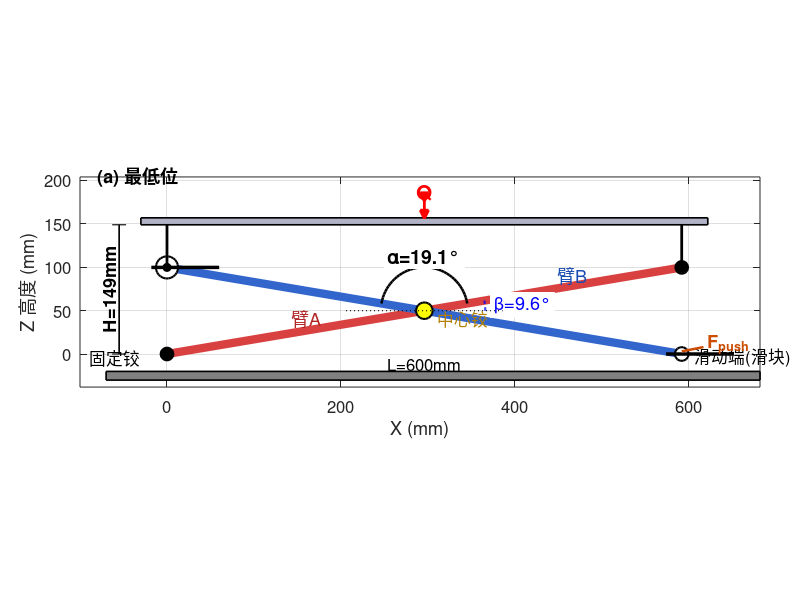
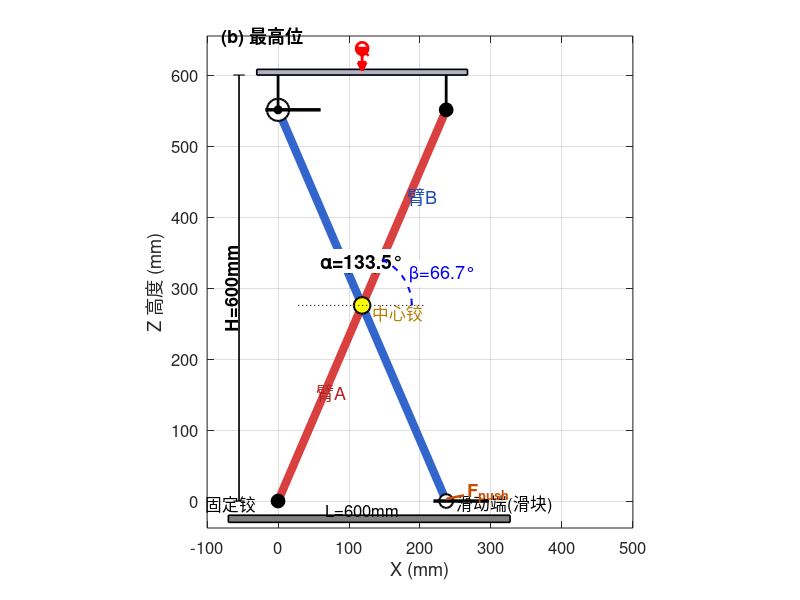

Recreate these plots in MATLAB, in order.
%% 剪叉式垂直升降台 机构运动简图（最低位与最高位分别输出）
clear; clc; close all;

L = 600;
alpha_low  = 19.10;   beta_low  = alpha_low/2;
alpha_high = 133.49;  beta_high = alpha_high/2;
h0 = 49;  % 两端配件固定高度贡献

fig_dir = 'D:/bylw/code/lunwen/QLULatex/QLUThesisLatexTemplate-master/Thesis/static/figures';

for plot_idx = 1:2
    if plot_idx == 1
        beta_deg = beta_low;
        alpha_deg = alpha_low;
        suffix = 'low';
    else
        beta_deg = beta_high;
        alpha_deg = alpha_high;
        suffix = 'high';
    end

    b = deg2rad(beta_deg);
    H_arm = L * sin(b);         % 臂杆上端点高度
    H_plat = H_arm + h0;        % 台面（含配件）高度
    base_y = -20;

    figure('Position', [50, 50, 800, 650], 'Color', 'w');
    hold on;

    % 底座
    fill([-70, L*cos(b)+90, L*cos(b)+90, -70], ...
        [base_y-10, base_y-10, base_y, base_y], ...
        [0.5 0.5 0.5], 'EdgeColor', 'k', 'LineWidth', 1.2);

    % 台面（跨度覆盖两端铰点 + 两侧各留30mm余量）
    plat_margin = 30;
    plat_w = L*cos(b) + 2*plat_margin;
    plat_cx = L/2 * cos(b);
    fill(plat_cx + [-plat_w/2, plat_w/2, plat_w/2, -plat_w/2], ...
        H_plat + [0, 0, 8, 8], [0.7 0.7 0.78], ...
        'EdgeColor', 'k', 'LineWidth', 1.2);

    % 臂 A: 左下→右上 (红色)
    plot([0, L*cos(b)], [0, L*sin(b)], '-', 'Color', [0.85 0.25 0.25], 'LineWidth', 6);
    % 臂 B: 右下→左上 (蓝色)
    plot([L*cos(b), 0], [0, L*sin(b)], '-', 'Color', [0.2 0.4 0.8], 'LineWidth', 6);

    % 中心铰点
    xm = L/2*cos(b);  ym = L/2*sin(b);
    plot(xm, ym, 'ko', 'MarkerSize', 12, 'MarkerFaceColor', 'y', 'LineWidth', 1.5);

    % 四个端点铰点
    plot(0, 0, 'ko', 'MarkerSize', 10, 'MarkerFaceColor', 'k');          % 左下固定
    plot(L*cos(b), 0, 'ko', 'MarkerSize', 10, 'MarkerFaceColor', 'w', 'LineWidth', 1.5); % 右下(滑块)
    plot(L*cos(b), H_arm, 'ko', 'MarkerSize', 10, 'MarkerFaceColor', 'k'); % 右上固定
    % 左上滚轮 (两个小圆表示)
    plot(0, H_arm, 'ko', 'MarkerSize', 16, 'MarkerFaceColor', 'w', 'LineWidth', 1.5);
    plot(0, H_arm, 'ko', 'MarkerSize', 6, 'MarkerFaceColor', 'k');

    % 底部滑轨 + 顶部导向槽
    plot([L*cos(b)-18, L*cos(b)+60], [0, 0], 'k-', 'LineWidth', 2.5);
    plot([-18, 60], [H_arm, H_arm], 'k-', 'LineWidth', 2.5);

    % 配件连接（臂端到台面）
    plot([0, 0], [H_arm, H_plat], 'k-', 'LineWidth', 2);
    plot([L*cos(b), L*cos(b)], [H_arm, H_plat], 'k-', 'LineWidth', 2);

    % 标注文字
    text(-30, -4, '固定铰', 'FontSize', 12, 'HorizontalAlignment', 'right');
    text(L*cos(b)+15, -4, '滑动端(滑块)', 'FontSize', 12, 'HorizontalAlignment', 'left');
    text(xm+15, ym-10, '中心铰', 'FontSize', 12, 'Color', [0.7 0.5 0]);
    text(L/4*cos(b)-5, L/4*sin(b)+15, '臂A', 'FontSize', 13, 'Color', [0.7 0.15 0.15]);
    text(3*L/4*cos(b)+5, 3*L/4*sin(b)+15, '臂B', 'FontSize', 13, 'Color', [0.1 0.3 0.7]);

    % ---- 两臂夹角 α 弧线 ----
    arc_r = 50;
    th_arc = linspace(b, pi-b, 40);
    plot(xm+arc_r*cos(th_arc), ym+arc_r*sin(th_arc), 'k-', 'LineWidth', 1.8);
    text(xm+arc_r*1.25*cos(pi/2), ym+arc_r*1.25*sin(pi/2), ...
        ['\alpha=' sprintf('%.1f', alpha_deg) '°'], ...
        'FontSize', 14, 'FontWeight', 'bold', 'BackgroundColor', 'w', ...
        'HorizontalAlignment', 'center');

    % ---- 半角 β 弧线 ----
    beta_arc_r = 70;
    th_b = linspace(0, b, 25);
    plot(xm+beta_arc_r*cos(th_b), ym+beta_arc_r*sin(th_b), 'b--', 'LineWidth', 1.5);
    text(xm+beta_arc_r*1.15*cos(b/2), ym+beta_arc_r*1.15*sin(b/2), ...
        ['\beta=' sprintf('%.1f', beta_deg) '°'], ...
        'FontSize', 13, 'Color', 'b', 'BackgroundColor', 'w');

    % 水平参考虚线
    plot([xm-90, xm+90], [ym, ym], 'k:', 'LineWidth', 0.8);

    % ---- 高度尺寸线 H ----
    H_line_x = -55;
    plot([H_line_x, H_line_x], [0, H_plat], 'k-', 'LineWidth', 1.2);
    plot([H_line_x-8, H_line_x+8], [0, 0], 'k-', 'LineWidth', 0.8);
    plot([H_line_x-8, H_line_x+8], [H_plat, H_plat], 'k-', 'LineWidth', 0.8);
    text(H_line_x-12, H_plat/2, ['H=' sprintf('%.0f', H_plat) 'mm'], ...
        'FontSize', 13, 'FontWeight', 'bold', 'HorizontalAlignment', 'center', 'Rotation', 90);

    % ---- 臂长尺寸 L ----
    text(L/2*cos(b), -12, ['L=' sprintf('%.0f', L) 'mm'], ...
        'FontSize', 12, 'HorizontalAlignment', 'center');

    % 载荷箭头 Q
    text(plat_cx, H_plat+38, 'Q', 'FontSize', 15, 'FontWeight', 'bold', ...
        'Color', 'r', 'HorizontalAlignment', 'center');
    plot([plat_cx, plat_cx], [H_plat+32, H_plat+12], 'rv-', 'LineWidth', 2, ...
        'MarkerSize', 6, 'MarkerFaceColor', 'r');

    % 推杆力 F_push
    text(L*cos(b)+30, 12, 'F_{push}', 'FontSize', 13, 'Color', [0.8 0.3 0], 'FontWeight', 'bold');
    plot([L*cos(b), L*cos(b)+25], [3, 8], '-', 'Color', [0.8 0.3 0], 'LineWidth', 1.8);

    % ---- 角标 (a)(b) ----
    if plot_idx == 1
        text(-80, H_plat+55, '(a) 最低位', 'FontSize', 13, 'FontWeight', 'bold');
    else
        text(-80, H_plat+55, '(b) 最高位', 'FontSize', 13, 'FontWeight', 'bold');
    end

    axis equal;
    xlim([-100, max(L*cos(b)+90, 500)]);
    ylim([base_y-18, H_plat+55]);
    xlabel('X (mm)', 'FontSize', 13);
    ylabel('Z 高度 (mm)', 'FontSize', 13);
    grid on;  box on;
    set(gca, 'FontSize', 12);

    % 去掉四周留白
    set(gca, 'Position', [0.10 0.12 0.85 0.82]);
    set(gca, 'LooseInset', get(gca, 'TightInset'));

    fname = fullfile(fig_dir, ['jiagou_' suffix '.png']);
    print(gcf, fname, '-dpng', '-r200');
    fprintf('Saved %s\n', fname);
end
